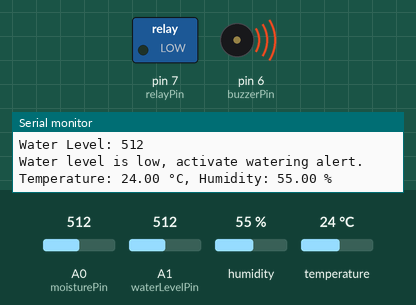
This sketch was run on a simulated Arduino Mega 2560, built with avr-gcc and run on an emulated ATmega2560. Parts: switched loads named in the sketch (green lamp = pin HIGH), buzzer (waves = sounding, pin HIGH), the last lines printed to the serial monitor. Dashed ring = blinking. The inputs (shaded band) are chosen by the test bench; at power-on: A0 (moisturePin) = 512, A1 (waterLevelPin) = 512, humidity 55 %, temperature 24 °C.

Above: at 2.9 s.
3.0 s: A0 (moisturePin) set to 485
At 4.9 s:
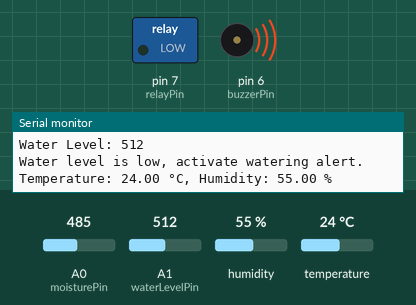
9.2 s: A1 (waterLevelPin) set to 588
12.7 s: A1 (waterLevelPin) set to 613
At 15.9 s:
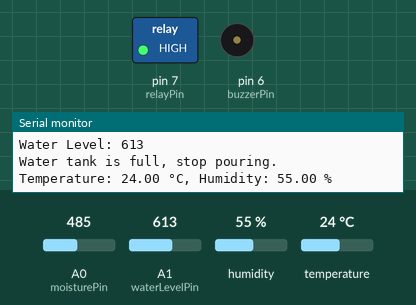
16.2 s: A0 (moisturePin) set to 510
At 17.5 s:
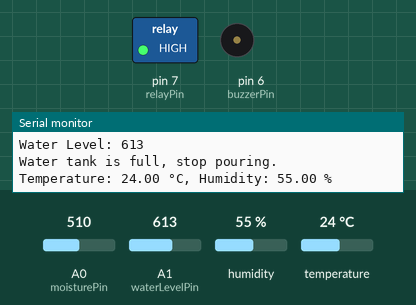
22.4 s: A0 (moisturePin) set to 40
At 23.1 s:
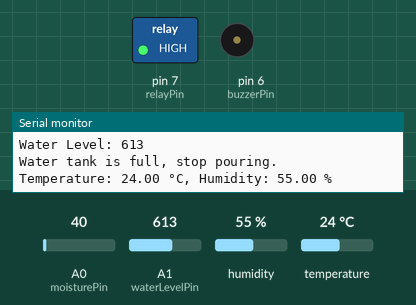
26.7 s: A0 (moisturePin) set to 610
At 28.6 s:
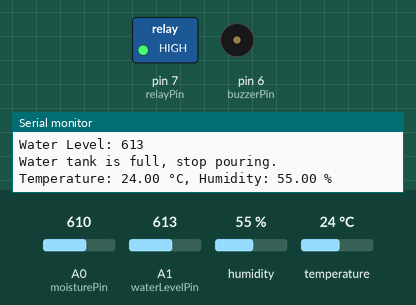
Timing chart, 0 to 33.9 s (numbered marks = the images above; inputs shaded):
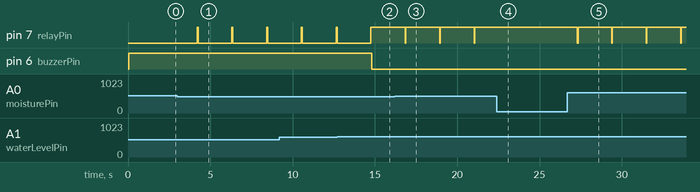

Measured:
- the behaviour switches between 500 and 499 on A0 (moisturePin) (found by bisection; images 0 and 1)
- the behaviour switches between 600 and 601 on A1 (waterLevelPin) (found by bisection; images 1 and 2)
- after the input at 3.0 s, pin 7 (relayPin): alternates HIGH for 0.06 s and LOW for 2.0 s, starting after 1.2 s
- after the input at 12.7 s, pin 7 (relayPin): goes on until 14.7 s, then stays HIGH; pin 6 (buzzerPin): HIGH → LOW after 2.1 s
- after the input at 16.2 s, pin 7 (relayPin): alternates HIGH for 2.0 s and LOW for 0.05 s, starting after 0.64 s
- after the input at 22.4 s, pin 7 (relayPin): stops changing and stays HIGH
- after the input at 26.7 s, pin 7 (relayPin): alternates HIGH for 2.0 s and LOW for 0.05 s, starting after 0.60 s

The sketch:

smart_garden_monitor.ino.ino
```cpp
#include <DHT.h>

#define moisturePin A0
#define relayPin 7
#define waterLevelPin A1
#define buzzerPin 6
#define DHTPIN 8
#define DHTTYPE DHT11

DHT dht(DHTPIN, DHTTYPE);

int moistureValue = 0;
int waterLevelValue = 0;
int moistureThreshold = 500;
int validReadThreshold = 50;

void setup() {
  Serial.begin(9600);
  Serial1.begin(9600); // For Bluetooth module
  pinMode(relayPin, OUTPUT);
  pinMode(buzzerPin, OUTPUT);
  digitalWrite(relayPin, HIGH); // Start with relay OFF
  digitalWrite(buzzerPin, LOW); // Start with buzzer OFF
  dht.begin();
}

void loop() {
  // Soil Moisture Reading
  moistureValue = analogRead(moisturePin);
  Serial.print("Soil Moisture Level: ");
  Serial.println(moistureValue);
  Serial1.print("Soil Moisture Level: ");
  Serial1.println(moistureValue);

  if (moistureValue > validReadThreshold && moistureValue <= 1023) {
    if (moistureValue < moistureThreshold) {
      Serial.println("Soil is wet. No watering needed.");
      Serial1.println("Soil is wet. No watering needed.");
      digitalWrite(relayPin, HIGH);
    } else {
      Serial.println("Soil is dry. Watering needed.");
      Serial1.println("Soil is dry. Watering needed.");
      digitalWrite(relayPin, LOW);
    }
  } else {
    Serial.println("Invalid moisture reading.");
    Serial1.println("Invalid moisture reading.");
  }

  // Water Level
  waterLevelValue = analogRead(waterLevelPin);
  Serial.print("Water Level: ");
  Serial.println(waterLevelValue);
  Serial1.print("Water Level: ");
  Serial1.println(waterLevelValue);

  if (waterLevelValue > 600) {
    Serial.println("Water tank is full, stop pouring.");
    Serial1.println("Water tank is full, stop pouring.");
    digitalWrite(relayPin, HIGH);
    digitalWrite(buzzerPin, LOW);
  } else {
    Serial.println("Water level is low, activate watering alert.");
    Serial1.println("Water level is low, activate watering alert.");
    digitalWrite(relayPin, LOW);
    digitalWrite(buzzerPin, HIGH);
  }

  // Temperature & Humidity
  float humidity = dht.readHumidity();
  float temperature = dht.readTemperature();

  Serial.print("Temperature: ");
  Serial.print(temperature);
  Serial.print(" °C, Humidity: ");
  Serial.print(humidity);
  Serial.println(" %");

  Serial1.print("Temperature: ");
  Serial1.print(temperature);
  Serial1.print(" °C, Humidity: ");
  Serial1.print(humidity);
  Serial1.println(" %");

  delay(2000); // 2 sec delay
}
```
